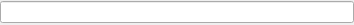
<?xml version="1.0" encoding="UTF-8"?>
<ui version="4.0">
 <class>Form</class>
 <widget class="QWidget" name="Form">
  <property name="geometry">
   <rect>
    <x>0</x>
    <y>0</y>
    <width>354</width>
    <height>25</height>
   </rect>
  </property>
  <property name="windowTitle">
   <string>Form</string>
  </property>
  <layout class="QVBoxLayout" name="verticalLayout">
   <property name="sizeConstraint">
    <enum>QLayout::SetMinimumSize</enum>
   </property>
   <property name="leftMargin">
    <number>0</number>
   </property>
   <property name="topMargin">
    <number>0</number>
   </property>
   <property name="rightMargin">
    <number>0</number>
   </property>
   <property name="bottomMargin">
    <number>0</number>
   </property>
   <item>
    <widget class="QLineEdit" name="edit"/>
   </item>
  </layout>
 </widget>
 <resources/>
 <connections/>
</ui>
